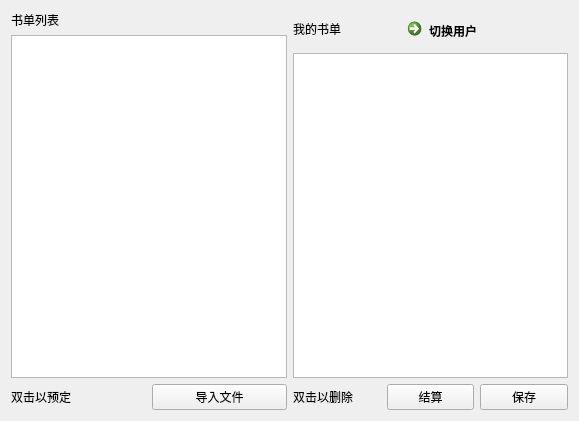
<?xml version="1.0" encoding="UTF-8"?>
<ui version="4.0">
 <class>Form</class>
 <widget class="QWidget" name="Form">
  <property name="geometry">
   <rect>
    <x>0</x>
    <y>0</y>
    <width>579</width>
    <height>421</height>
   </rect>
  </property>
  <property name="windowTitle">
   <string>Form</string>
  </property>
  <layout class="QHBoxLayout" name="horizontalLayout_4">
   <item>
    <layout class="QVBoxLayout" name="verticalLayout">
     <item>
      <widget class="QLabel" name="label_2">
       <property name="styleSheet">
        <string notr="true">font: 22pt &quot;微软雅黑&quot;;</string>
       </property>
       <property name="text">
        <string>书单列表</string>
       </property>
      </widget>
     </item>
     <item>
      <widget class="QListWidget" name="listWidget"/>
     </item>
     <item>
      <layout class="QHBoxLayout" name="horizontalLayout">
       <item>
        <widget class="QLabel" name="label">
         <property name="styleSheet">
          <string notr="true">font: 75 italic 9pt &quot;微软雅黑&quot;;</string>
         </property>
         <property name="text">
          <string>双击以预定</string>
         </property>
        </widget>
       </item>
       <item>
        <widget class="QPushButton" name="OpenButton">
         <property name="text">
          <string>导入文件</string>
         </property>
        </widget>
       </item>
      </layout>
     </item>
    </layout>
   </item>
   <item>
    <layout class="QVBoxLayout" name="verticalLayout_2">
     <item>
      <layout class="QHBoxLayout" name="horizontalLayout_2">
       <item>
        <widget class="QLabel" name="label_id">
         <property name="styleSheet">
          <string notr="true">font: 22pt &quot;微软雅黑&quot;;</string>
         </property>
         <property name="text">
          <string>我的书单</string>
         </property>
        </widget>
       </item>
       <item>
        <widget class="QCommandLinkButton" name="ChangeButton">
         <property name="styleSheet">
          <string notr="true">font: 9pt &quot;微软雅黑&quot;;</string>
         </property>
         <property name="text">
          <string>切换用户</string>
         </property>
        </widget>
       </item>
      </layout>
     </item>
     <item>
      <widget class="QListWidget" name="listWidget_2"/>
     </item>
     <item>
      <layout class="QHBoxLayout" name="horizontalLayout_3">
       <item>
        <widget class="QLabel" name="label_4">
         <property name="styleSheet">
          <string notr="true">font: 75 italic 9pt &quot;微软雅黑&quot;;</string>
         </property>
         <property name="text">
          <string>双击以删除</string>
         </property>
        </widget>
       </item>
       <item>
        <widget class="QPushButton" name="CashButton">
         <property name="text">
          <string>结算</string>
         </property>
        </widget>
       </item>
       <item>
        <widget class="QPushButton" name="SavaButton">
         <property name="text">
          <string>保存</string>
         </property>
        </widget>
       </item>
      </layout>
     </item>
    </layout>
   </item>
  </layout>
 </widget>
 <resources/>
 <connections/>
</ui>
